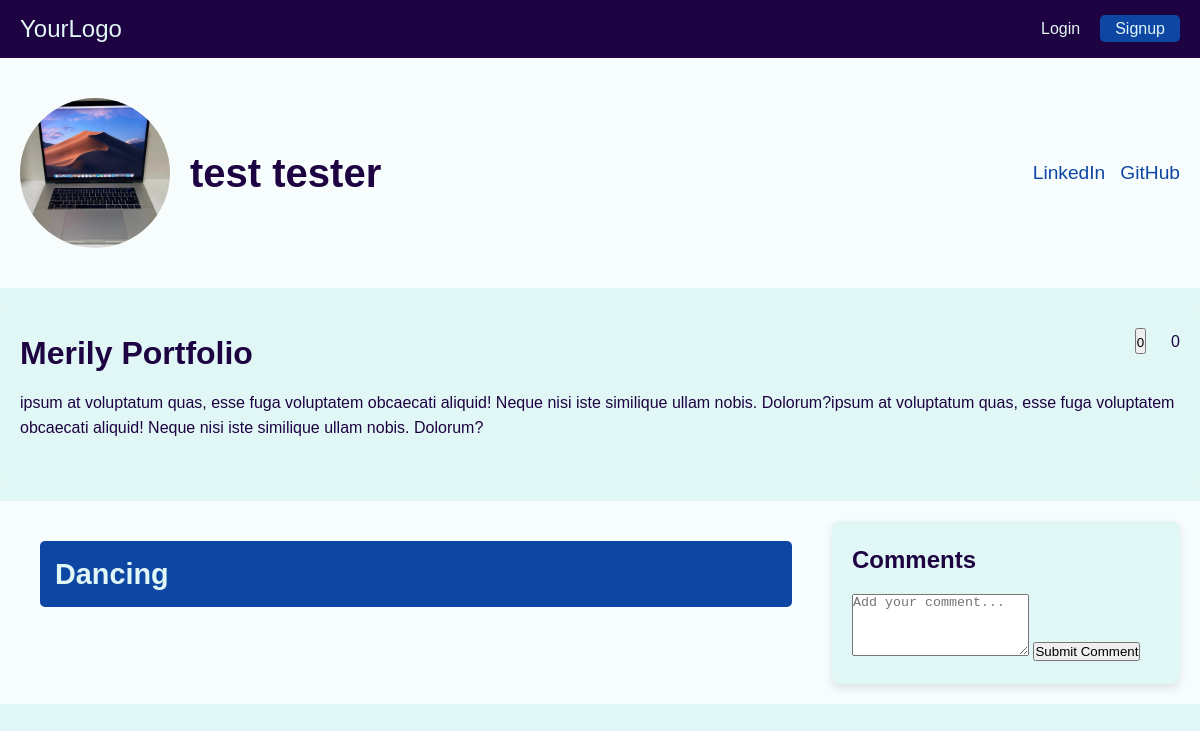
Screenshot of /portfolio/3/ (signed in) with the database file from the repository.
### user/models.py (models this page shows, shortened)
class User(AbstractUser):
    email = models.EmailField(unique=True, blank=False, null=False)  # Overriding the inherited field
    profile_picture = models.ImageField(upload_to='profile_pictures/', default='profile_pictures/default.jpg', blank=True, null=True)
    bio = models.TextField(blank=True, null=True)
    date_joined = models.DateTimeField(auto_now_add=True)

### portfolio/models.py (models this page shows, shortened)
class Portfolio(models.Model):
    user = models.ForeignKey(settings.AUTH_USER_MODEL, on_delete=models.CASCADE, related_name='portfolios')
    title = models.CharField(max_length=200)
    description = models.TextField()
    tags = models.ManyToManyField(Tag, related_name='portfolios', blank=True)
    date_created = models.DateTimeField(auto_now_add=True)

class Project(models.Model):
    portfolio = models.ForeignKey(Portfolio, on_delete=models.CASCADE, related_name='projects')
    title = models.CharField(max_length=200)
    description = models.TextField()
    date_created = models.DateTimeField(auto_now_add=True)

### portfolio/views.py (the view, shortened to what this page needs)
# urls.py: path('<int:pk>/', views.portfolio_detail, name='portfolio_detail'),
@login_required
def portfolio_detail(request, pk):
    portfolio = get_object_or_404(Portfolio, pk=pk)
    user = portfolio.user
    social_tags = SocialTag.objects.filter(user=user).first()
    projects = Project.objects.filter(portfolio=portfolio)
    likes_count = portfolio.interactions.filter(liked=True).count()
    comments = portfolio.interactions.exclude(comment__isnull=True)
    context = {
        'portfolio': portfolio,
        'user': user,
        'social_tags': social_tags,
        'projects': projects,
        'likes_count': likes_count,
        'comments': comments,
    }
    return render(request, 'portfolio/portfolio-detail.html', context)

### portfolio/templates/portfolio/portfolio-detail.html (shortened to what this page needs)
{% load static %}
<!DOCTYPE html>
<html lang="en">
<head>
    <link rel="stylesheet" href="{% static 'portfolio/css/portfolio-detail.css' %}">
</head>
<body>
    <nav class="navbar">
        <div class="navbar-container">
            <a href="#" class="logo">YourLogo</a>
            <ul class="nav-links">
                <li><a href="#" class="nav-link">Login</a></li>
                <li><a href="#" class="nav-link signup">Signup</a></li>
            </ul>
        </div>
    </nav>
    <div class="user-profile">
        <div class="profile-info">
            <img src="{{ user.profile_picture.url }}" alt="User Picture" class="profile-picture">
            <h1 class="user-name">{{ user.get_full_name }}</h1>
        </div>
        <div class="social-tags">
            {% if social_tags.linkedin %}
                <a href="{{ social_tags.linkedin }}" class="social-link">LinkedIn</a>
            {% endif %}
            {% if social_tags.github %}
                <a href="{{ social_tags.github }}" class="social-link">GitHub</a>
            {% endif %}
        </div>
    </div>
    <div class="portfolio-detail">
        <h2 class="portfolio-title">{{ portfolio.title }}</h2>
        <p class="portfolio-description">{{ portfolio.description }}</p>
        <div class="portfolio-stats">
            <div class="likes">
                <form id="like-form" action="{% url 'like_portfolio' portfolio.pk %}" method="POST">
                    <button type="submit" class="like-button">
                         <span id="like-count">{{ likes_count }}</span>
                    </button>
                </form>
            </div>
            <div class="comments">
                 <span>{{ comments.count }}</span>
            </div>
        </div>
    </div>
    <div class="main-container">
        <div class="projects">
            {% for project in projects %}
            <div class="project-section">
                <h3 class="project-title">{{ project.title }}</h3>
            </div>
            {% endfor %}
        </div>
        <div class="comments-section">
            <h2>Comments</h2>
            <form action="{% url 'add_comment' portfolio.pk %}" method="POST">
                <textarea name="comment" rows="4" required placeholder="Add your comment..."></textarea>
                <button type="submit" class="btn btn-primary">Submit Comment</button>
            </form>
        </div>
    </div>
</body>
</html>

### portfolio/static/portfolio/css/portfolio-detail.css (style rules this page uses)
* { margin: 0; padding: 0; box-sizing: border-box; }
body { font-family: 'Arial', sans-serif; line-height: 1.6; background-color: #E1F7F5; color: #1E0342; }
.navbar { position: sticky; top: 0; width: 100%; background-color: #1E0342; padding: 10px 20px; z-index: 1000; }
.navbar-container { display: flex; justify-content: space-between; align-items: center; }
.logo { font-size: 1.5rem; color: #E1F7F5; text-decoration: none; }
.nav-links { list-style: none; display: flex; gap: 20px; }
.nav-link { color: #E1F7F5; text-decoration: none; font-size: 1rem; transition: color 0.3s ease; }
.signup { padding: 5px 15px; background-color: #0E46A3; border-radius: 5px; }
.user-profile { display: flex; justify-content: space-between; align-items: center; padding: 40px 20px; background-color: #F7FCFC; margin-bottom: 20px; }
.profile-info { display: flex; align-items: center; }
.profile-picture { width: 150px; height: 150px; border-radius: 50%; margin-right: 20px; }
.user-name { font-size: 2.5rem; color: #1E0342; }
.social-tags { display: flex; gap: 15px; }
.social-link { color: #0E46A3; text-decoration: none; font-size: 1.2rem; transition: color 0.3s ease; }
.portfolio-detail { padding: 20px; background-color: #E1F7F5; border-radius: 8px; margin-bottom: 20px; position: relative; }
.portfolio-title { font-size: 2rem; margin-bottom: 10px; }
.portfolio-description { margin-bottom: 10px; }
.portfolio-stats { position: absolute; top: 20px; right: 20px; display: flex; gap: 20px; }
.portfolio-stats .likes, .portfolio-stats .comments { display: flex; align-items: center; gap: 5px; color: #1E0342; }
.main-container { display: flex; gap: 20px; max-width: 1200px; margin: 0 auto; padding: 20px; background-color: #F7FCFC; }
.projects { flex: 1; max-width: 1200px; margin: 0 auto; padding: 20px; }
.project-section { margin-bottom: 20px; }
.project-title { font-size: 1.8rem; background-color: #0E46A3; color: #E1F7F5; padding: 10px 15px; border-radius: 5px; cursor: pointer; transition: background-color 0.3s ease; }
.comments-section { flex: 0 0 30%; position: sticky; top: 20px; background-color: #E1F7F5; border-radius: 8px; padding: 20px; box-shadow: 0 4px 8px rgba(0, 0, 0, 0.1); }
.comments-section h2 { font-size: 1.5rem; margin-bottom: 15px; }

### rows the page displays
User: profile_picture (picture), get_full_name "test tester"
Portfolio: title "Merily Portfolio", description "ipsum at voluptatum quas, esse fuga voluptatem obcaecati aliquid! Neque nisi iste similique ullam nobis. Dolorum?ipsum at voluptatum quas, esse fuga voluptatem obcaecati aliquid! Neque nisi iste similique ullam nobis. Dolorum?"
Project: title "Dancing"

### other values shown
{{ likes_count }} "0"
{{ comments.count }} "0"
